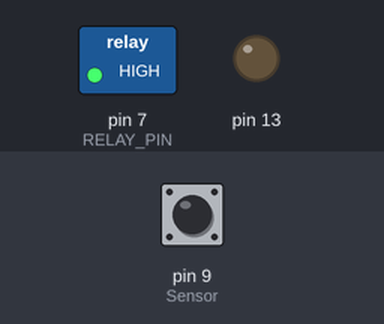
Bench run of a sketch on a simulated Arduino Uno, built with avr-gcc and run on an emulated ATmega328P. Shown: switched loads named in the sketch (green lamp = pin HIGH), output pins drawn as LEDs (lit = HIGH). The inputs (shaded band) are chosen by the test bench; at power-on: pin 9 (Sensor) HIGH.

Above: at 1.2 s.
1.3 s: pin 9 (Sensor) pulsed LOW 2 times (0.12 s each, 0.3 s apart)
At 3.4 s:
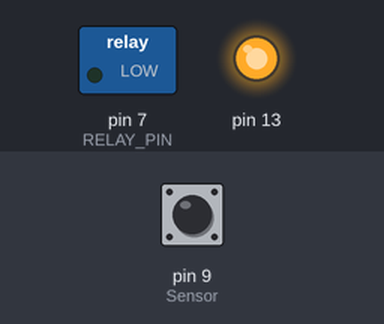
Timing chart, 0 to 4.9 s (numbered marks = the images above; inputs shaded):
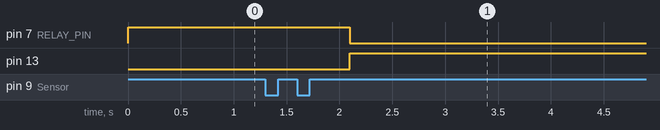

Measured:
- after the input at 1.3 s, pin 7 (RELAY_PIN): HIGH → LOW after 0.80 s; pin 13: LOW → HIGH after 0.80 s

The sketch:

sound_light_control.ino
```cpp
#define Sensor 9
#define RELAY_PIN 7

int clap = 0;
long detection_range_start = 0;
long detection_range = 0;
boolean status_lights = false;
void setup() {
  pinMode(Sensor, INPUT);
  pinMode(13,OUTPUT);
  pinMode(RELAY_PIN, OUTPUT);
  digitalWrite(RELAY_PIN, HIGH);
}
void loop() {
int status_sensor = digitalRead(Sensor);
if (status_sensor == 0)
{
if (clap == 0)
{
detection_range_start = detection_range = millis();
clap++;
}
else if (clap > 0 && millis()-detection_range >= 50)
{
detection_range = millis();
clap++;
}
}
if (millis()-detection_range_start >= 400)
{
if (clap == 1)
{
if (!status_lights)
{
status_lights = true;
digitalWrite(13, HIGH);
digitalWrite(RELAY_PIN, LOW);
}
else if (status_lights)
{
status_lights = false;
digitalWrite(13, LOW);
digitalWrite(RELAY_PIN, HIGH);
}
}
clap = 0;
}
}
```
